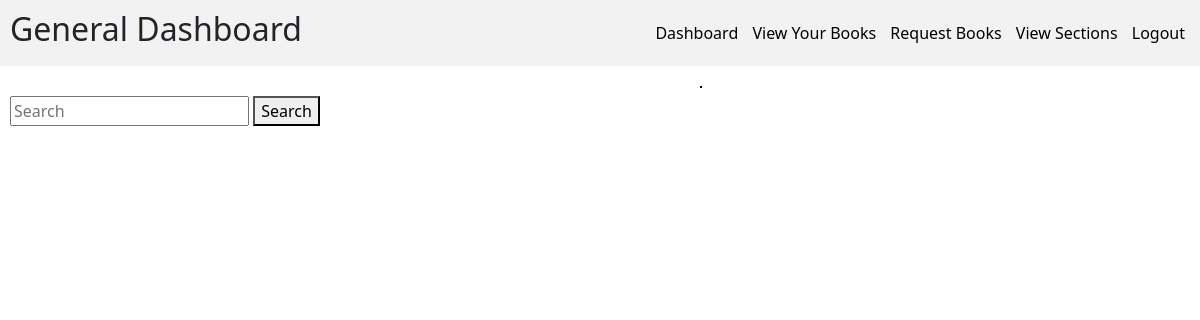
The app's page /generalDashboard/books/ (signed in), older data.
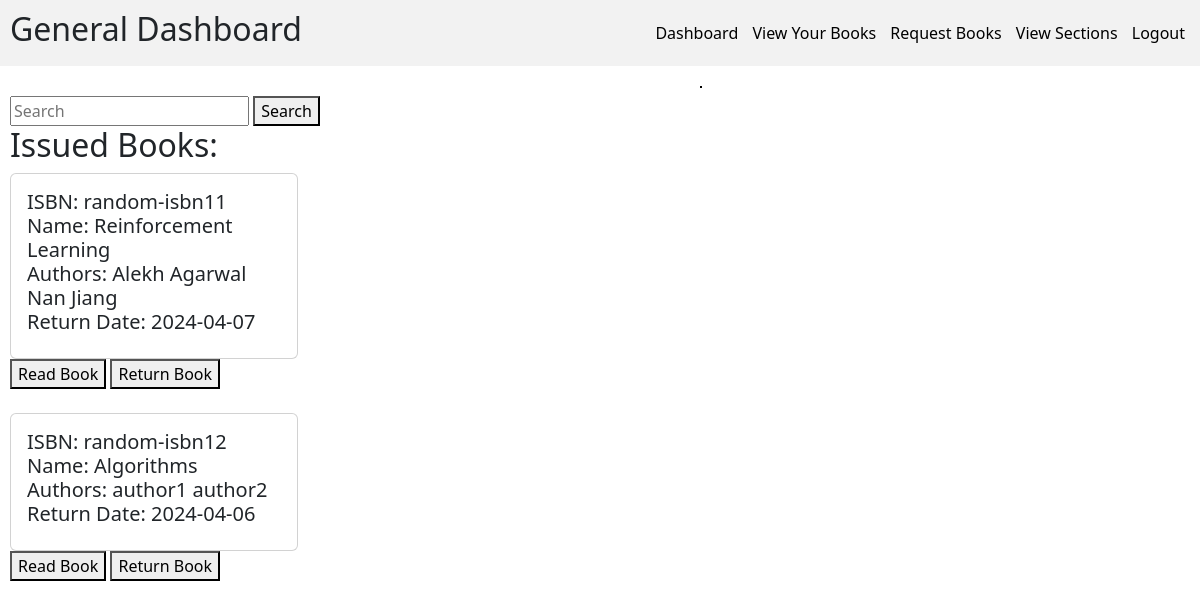
The same page, newer data.
### models.py (models this page shows)
class BookIssueModel(db.Model):
    __tablename__ = "book_issue"
    book_id = Column(Integer, ForeignKey("book.id"), primary_key=True)
    uid = Column(Integer, ForeignKey("user_login.id"), primary_key=True)
    date_of_issue = Column(Date, nullable=False)
    date_of_return = Column(Date, nullable=False)

class BookModel(db.Model):
    __tablename__ = "book"
    id = Column(Integer, primary_key=True, autoincrement=True)
    isbn = Column(String(13), nullable=False, unique=True)
    name = Column(String(100), nullable=False)
    page_count = Column(Integer, nullable=False)
    content = Column(String, nullable=False)
    publisher = Column(String(100), nullable=False)
    volume = Column(Integer, nullable = False)
    section_id = Column(Integer, ForeignKey("section.id"), nullable=False)
    search_word = Column(String(500), nullable=False)
    price = Column(Integer, nullable=False)

class BookAuthorModel(db.Model):
    __tablename__ = "book_author"
    book_id = Column(Integer, ForeignKey("book.id"), primary_key=True)
    author_name = Column(String(40), primary_key=True)
    search_word = Column(String(40), nullable=False)

### blueprints/api.py (the view)
        def wrapper(*args, **kwargs):
            info = UserInfoModel.query.filter_by(uid=current_user.id).first()
            if not info:
                return {"message": "Info not found"}, 404
            if info.role != role:
                return {"message": f"Only {role} user has access here"}, 400
            else:
                return function(*args, **kwargs)

### app.py (called while the page is built)
def get_all_book_authors():
    return BookAuthorModel.query.all()

### blueprints/api.py (called while the page is built)
def check_role(role: str):
    def decorator(function: Callable):
        def wrapper(*args, **kwargs):
            info = UserInfoModel.query.filter_by(uid=current_user.id).first()
            if not info:
                return {"message": "Info not found"}, 404
            if info.role != role:
                return {"message": f"Only {role} user has access here"}, 400
            else:
                return function(*args, **kwargs)
        wrapper.__name__ = function.__name__
        return wrapper
    return decorator

@login_manager.user_loader
def load_user(id):
    return UserLoginModel.query.get(id)

### Templates/generalBooks.html (shortened to what this page needs)
{% extends "generalBase.html" %}
{% block content %}
<div>
    <form action="/generalDashboard/books/search">
        <input type="search" placeholder="Search" aria-label="Search" name="search_word">
        <button type="submit">Search</button>
    </form>
</div>
<div>
    {% if issued %}
    <h2>Issued Books: </h2>
    {% for bookIssue, book in issued %}
    <div class="card" style="width: 18rem;">
        <div class="card-body">
            <h5>
                ISBN: {{book.isbn}} <br>
                Name: {{book.name}} <br>
                Authors:
                {% for book_author in book_authors %}
                    {% if book_author.book_id == book.id: %}
                    {{book_author.author_name}}
                    {% endif %}
                {% endfor %}
                <br>
                Return Date: {{bookIssue.date_of_return}} <br>
            </h5>
        </div>
    </div>
    <a href="/readBook?id={{book.id}}"><button>Read Book</button></a>
    <a href="/returnBook?id={{book.id}}"><button>Return Book</button></a> <br> <br>
    {% endfor %}
    {% endif %}
</div>
{% endblock %}

Row changes from the older to the newer data that the page shows:
added BookIssueModel: isbn "random-isbn11", name "Reinforcement Learning", date_of_return "2024-04-07"
added BookAuthorModel: author_name "Alekh Agarwal", shown under "random-isbn11"
added BookAuthorModel: author_name "Nan Jiang", shown under "random-isbn11"
added BookIssueModel: isbn "random-isbn12", name "Algorithms", date_of_return "2024-04-06"
added BookAuthorModel: author_name "author1", shown under "random-isbn12"
added BookAuthorModel: author_name "author2", shown under "random-isbn12"
Text that changed along with them:
text now shown: "Issued Books:"
